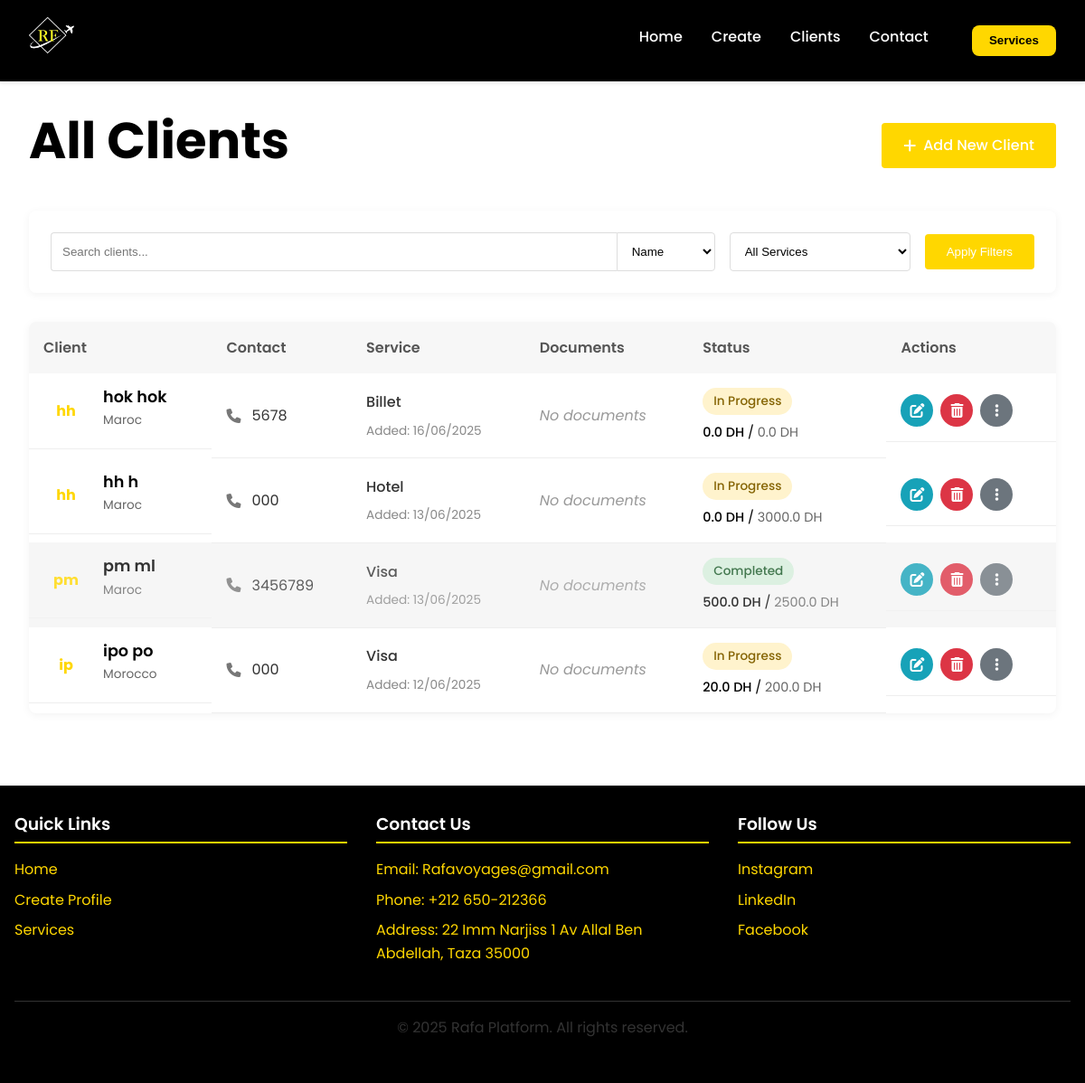
The app's page /clients with its own data.
### app.py (models this page shows)
class Profile(db.Model):
    id = db.Column(db.Integer, primary_key=True)
    first_name = db.Column(db.String(50), nullable=False)
    last_name = db.Column(db.String(50), nullable=False)
    phone = db.Column(db.String(20), nullable=False)
    email = db.Column(db.String(100))
    hotel_name = db.Column(db.String(100))
    check_in_date = db.Column(db.Date)
    check_out_date = db.Column(db.Date)
    hotel_notes = db.Column(db.Text)
    nationality = db.Column(db.String(50), nullable=False)
    passport = db.Column(db.String(50))
    cin = db.Column(db.String(50))
    transport_type = db.Column(db.String(20))  # 'plane' or 'bateau'
    transport_name = db.Column(db.String(100))  # Name of airline or boat
    departure_location = db.Column(db.String(100))
    arrival_location = db.Column(db.String(100))
    travel_date = db.Column(db.Date)
    service_type = db.Column(db.String(50), nullable=False)
    custom_service = db.Column(db.String(100))
    photo_path = db.Column(db.String(200))
    documents_path = db.Column(db.String(200))
    created_at = db.Column(db.DateTime, default=datetime.utcnow)
    is_group = db.Column(db.Boolean, default=False)
    amount_paid = db.Column(db.Float, default=0.0)
    total_amount = db.Column(db.Float, default=0.0)
    service_completed = db.Column(db.Boolean, default=False)
    hotel_bookings = db.relationship('HotelBooking', backref='profile', lazy=True)

### app.py (the view, shortened to what this page needs)
@app.route('/clients')
def clients():
    search_query = request.args.get('search', '').strip()
    search_by = request.args.get('search_by', 'name')
    service_filter = request.args.get('service_type', 'all')
    query = Profile.query
    if service_filter != 'all':
        query = query.filter_by(service_type=service_filter)
    clients = query.order_by(Profile.created_at.desc()).all()
    service_types = [
        ('visa', 'Visa'),
        ('hotel', 'Hotel'),
        ('billet', 'Billet'),
        ('hajj', 'Hajj'),
        ('omra', 'Omra'),
        ('other', 'Other')
    ]
    return render_template(
        'clients.html',
        clients=clients,
        search_query=search_query,
        search_by=search_by,
        service_filter=service_filter,
        service_types=service_types
    )

### templates/clients.html (shortened to what this page needs)
<!DOCTYPE html>
<html lang="en">
<head>
    <link rel="stylesheet" href="{{ url_for('static', filename='css/styles.css') }}">
    <link rel="stylesheet" href="{{ url_for('static', filename='css/clients.css') }}">
    <link rel="stylesheet" href="https://cdnjs.cloudflare.com/ajax/libs/font-awesome/6.0.0/css/all.min.css">
</head>
<body>
    <header class="navbar">
        <a href="{{ url_for('index') }}" class="logo-link">
            <img src="{{ url_for('static', filename='images/logo.jpeg') }}" alt="Rafa Logo" class="logo-img" width="150" height="50">
        </a>
        <nav class="navbar-links">
            <ul>
                <li><a href="{{ url_for('index') }}">Home</a></li>
                <li><a href="{{ url_for('create_profile') }}">Create</a></li>
                <li><a href="{{ url_for('clients') }}">Clients</a></li>
                <li><a href="#contact">Contact</a></li>
                <li><button class="sidebar-toggle" id="sidebarToggle">Services</button></li>
            </ul>
        </nav>
    </header>
    <main id="main-content">
        <section class="all-clients">
            <div class="section-header">
                <h1>All Clients</h1>
                <a href="{{ url_for('create_profile') }}" class="add-client-btn">
                    <i class="fas fa-plus"></i> Add New Client
                </a>
            </div>
            <div class="client-filters">
                <form method="GET" action="{{ url_for('clients') }}" class="filter-form">
                    <div class="form-row">
                        <div class="search-group">
                            <input type="text" name="search" placeholder="Search clients..." value="{{ search_query }}">
                            <select name="search_by" class="search-select">
                                <option value="name" {% if search_by == 'name' %}selected{% endif %}>Name</option>
                            </select>
                        </div>
                        <div class="service-filter">
                            <select name="service_type" class="service-select">
                                <option value="all" {% if service_filter == 'all' %}selected{% endif %}>All Services</option>
                            </select>
                        </div>
                        <button type="submit" class="filter-btn">Apply Filters</button>
                    </div>
                </form>
            </div>
            <div class="clients-table-container">
                <table class="clients-table">
                    <thead>
                        <tr>
                            <th>Client</th>
                            <th>Contact</th>
                            <th>Service</th>
                            <th>Documents</th>
                            <th>Status</th>
                            <th>Actions</th>
                        </tr>
                    </thead>
                    <tbody>
                        {% for client in clients %}
                        <tr class="client-row {% if client.service_completed %}completed{% endif %}">
                            <td class="client-info">
                                <div class="client-avatar">
                                    {% if client.photo_path %}
                                    <img src="{{ url_for('static', filename='uploads/' + client.photo_path) }}" alt="{{ client.first_name }} {{ client.last_name }}">
                                    {% else %}
                                    <div class="avatar-placeholder">
                                        {{ client.first_name[0] }}{{ client.last_name[0] }}
                                    </div>
                                    {% endif %}
                                </div>
                                <div class="client-details">
                                    <h4>{{ client.first_name }} {{ client.last_name }}</h4>
                                    <p class="nationality">{{ client.nationality }}</p>
                                </div>
                            </td>
                            <td class="contact-info">
                                <p><i class="fas fa-phone"></i> {{ client.phone }}</p>
                            </td>
                            <td class="service-info">
                                {% if client.service_type == 'other' and client.custom_service %}
                                <p class="service-type">{{ client.custom_service }}</p>
                                {% else %}
                                <p class="service-type">{{ client.service_type|capitalize }}</p>
                                {% endif %}
                                <p class="created-date">Added: {{ client.created_at.strftime('%d/%m/%Y') }}</p>
                            </td>
                            <td class="documents-info">
                                {% if client.documents_path %}
                                <a href="{{ url_for('static', filename='uploads/' + client.documents_path) }}" target="_blank" class="doc-link">
                                    <i class="fas fa-file-alt"></i> View Documents
                                </a>
                                {% else %}
                                <span class="no-docs">No documents</span>
                                {% endif %}
                            </td>
                            <td class="status-info">
                                <span class="status-badge {% if client.service_completed %}completed{% else %}pending{% endif %}">
                                    {% if client.service_completed %}Completed{% else %}In Progress{% endif %}
                                </span>
                                <div class="payment-status">
                                    <span class="amount-paid">{{ client.amount_paid }} DH</span> /
                                    <span class="total-amount">{{ client.total_amount }} DH</span>
                                </div>
                            </td>
                            <td class="actions">
                                <a href="{{ url_for('update_client', client_id=client.id) }}" class="action-btn edit-btn" title="Edit">
                                    <i class="fas fa-edit"></i>
                                </a>
                                <a href="{{ url_for('delete_client', client_id=client.id) }}" class="action-btn delete-btn" title="Delete" onclick="return confirm('Are you sure you want to delete this client?')">
                                    <i class="fas fa-trash-alt"></i>
                                </a>
                                <a href="{{ url_for('client_detail', client_id=client.id) }}" class="action-btn more-btn" title="More options">
                                    <i class="fas fa-ellipsis-v"></i>
                                </a>
                            </td>
                        </tr>
                        {% endfor %}
                    </tbody>
                </table>
            </div>
        </section>
    </main>
    <footer id="contact">
        <div class="footer-content">
            <div class="footer-section">
                <h3>Quick Links</h3>
                <ul>
                    <li><a href="{{ url_for('index') }}">Home</a></li>
                    <li><a href="{{ url_for('create_profile') }}">Create Profile</a></li>
                    <li><a href="#services">Services</a></li>
                </ul>
            </div>
            <div class="footer-section">
                <h3>Contact Us</h3>
                <ul>
                    <li>Email: Rafavoyages@gmail.com</li>
                    <li>Phone: +212 650-212366</li>
                    <li>Address: 22 Imm Narjiss 1 Av Allal Ben Abdellah, Taza 35000</li>
                </ul>
            </div>
            <div class="footer-section">
                <h3>Follow Us</h3>
                <ul>
                    <li><a href="https://www.instagram.com/agencerafavoyages">Instagram</a></li>
                    <li><a href="#">LinkedIn</a></li>
                    <li><a href="https://www.facebook.com/almassaAgencyTravel">Facebook</a></li>
                </ul>
            </div>
        </div>
        <div class="copyright">
            <p>&copy; 2025 Rafa Platform. All rights reserved.</p>
        </div>
    </footer>
</body>
</html>

### static/css/styles.css (style rules this page uses)
:root { --primary: #FFD700; --primary-dark: #D4AF37; --black: #000000; --white: #ffffff; --gray: #333333; --light-gray: #f5f5f5; --dark-bg: #1a1a1a; --shadow-sm: 0 2px 4px rgba(0, 0, 0, 0.1); --shadow-md: 0 4px 12px rgba(0, 0, 0, 0.15); --transition: all 0.3s ease; --transition-fast: all 0.15s ease; --border-radius: 8px; }
* { box-sizing: border-box; margin: 0; padding: 0; }
body { font-family: 'Poppins', sans-serif; line-height: 1.6; color: var(--black); background-color: var(--white); overflow-x: hidden; }
.navbar { display: flex; justify-content: space-between; align-items: center; padding: 1rem 2rem; background-color: var(--black); position: sticky; top: 0; z-index: 100; box-shadow: var(--shadow-sm); }
.logo-img { height: 50px; width: auto; transition: var(--transition); }
.navbar-links ul { display: flex; list-style: none; gap: 2rem; }
.navbar-links li a { padding: 0.5rem 0; position: relative; font-weight: 500; color: var(--white); text-decoration: none; }
.navbar-links li a::after { content: ''; position: absolute; bottom: 0; left: 0; width: 0; height: 2px; background-color: var(--primary); transition: var(--transition); }
h1, h2, h3, h4, h5, h6 { font-weight: 600; line-height: 1.2; margin-bottom: 0.75rem; color: var(--black); }
h1 { font-size: clamp(2.5rem, 5vw, 3.5rem); font-weight: 700; }
p { margin-bottom: 1rem; color: var(--gray); }
.sidebar-toggle { background-color: var(--primary); color: var(--black); padding: 0.6rem 1.2rem; border-radius: var(--border-radius); font-weight: 600; border: none; cursor: pointer; transition: var(--transition); }
footer { background-color: var(--black); color: var(--primary); padding: 2rem 1rem; text-align: center; margin-top: 3rem; }
.footer-content { max-width: 1200px; margin: 0 auto; display: grid; grid-template-columns: repeat(auto-fit, minmax(250px, 1fr)); gap: 2rem; text-align: left; }
.footer-section h3 { margin-bottom: 1rem; border-bottom: 2px solid var(--primary); padding-bottom: 0.5rem; color: var(--white); }
.footer-section ul { list-style: none; padding: 0; }
.footer-section ul li { margin-bottom: 0.5rem; }
.footer-section ul li a { color: var(--primary); text-decoration: none; }
.copyright { margin-top: 2rem; padding-top: 1rem; border-top: 1px solid var(--gray); color: var(--white); }
.sidebar-toggle { background-color: var(--primary); color: var(--black); padding: 0.6rem 1.2rem; border-radius: var(--border-radius); font-weight: 600; border: none; cursor: pointer; transition: var(--transition); margin-left: 1rem; }

### records on screen
Profile: first_name "h", last_name "h", first_name "hok", last_name "hok", nationality "Maroc", phone "5678", service_type "Billet", created_at "16/06/2025", shows "No documents", service_completed "In Progress", amount_paid "0.0", total_amount "0.0"
Profile: first_name "h", last_name "h", first_name "hh", nationality "Maroc", phone "000", service_type "Hotel", created_at "13/06/2025", shows "No documents", service_completed "In Progress", amount_paid "0.0", total_amount "3000.0"
Profile: first_name "p", last_name "m", first_name "pm", last_name "ml", nationality "Maroc", phone "3456789", service_type "Visa", created_at "13/06/2025", shows "No documents", service_completed "Completed", amount_paid "500.0", total_amount "2500.0"
Profile: first_name "i", last_name "p", first_name "ipo", last_name "po", nationality "Morocco", phone "000", service_type "Visa", created_at "12/06/2025", shows "No documents", service_completed "In Progress", amount_paid "20.0", total_amount "200.0"
